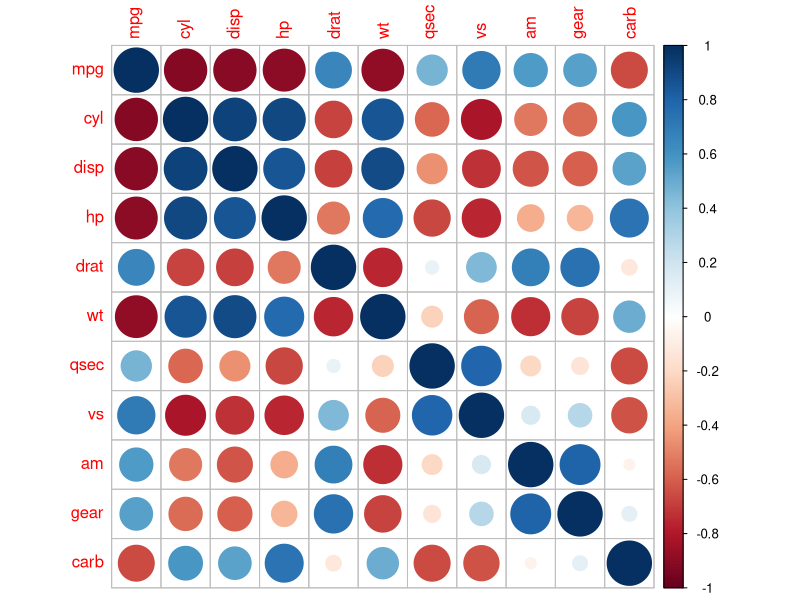
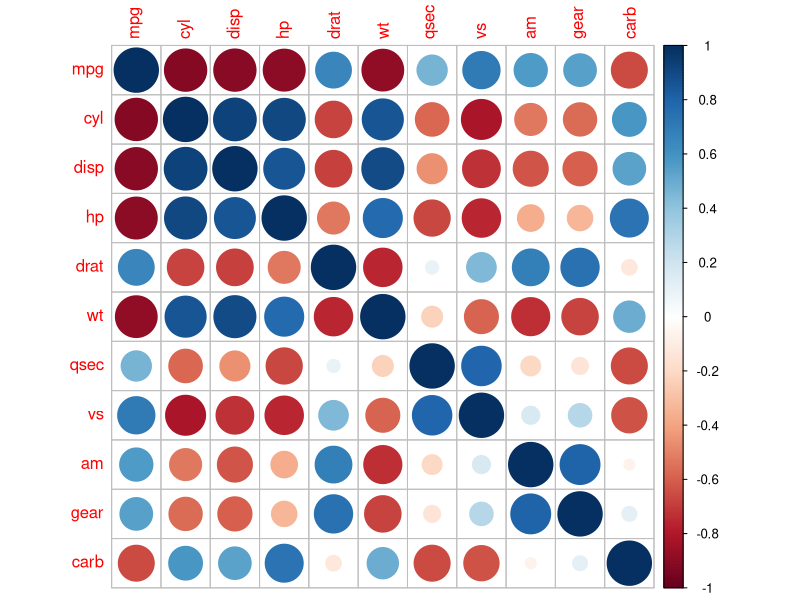
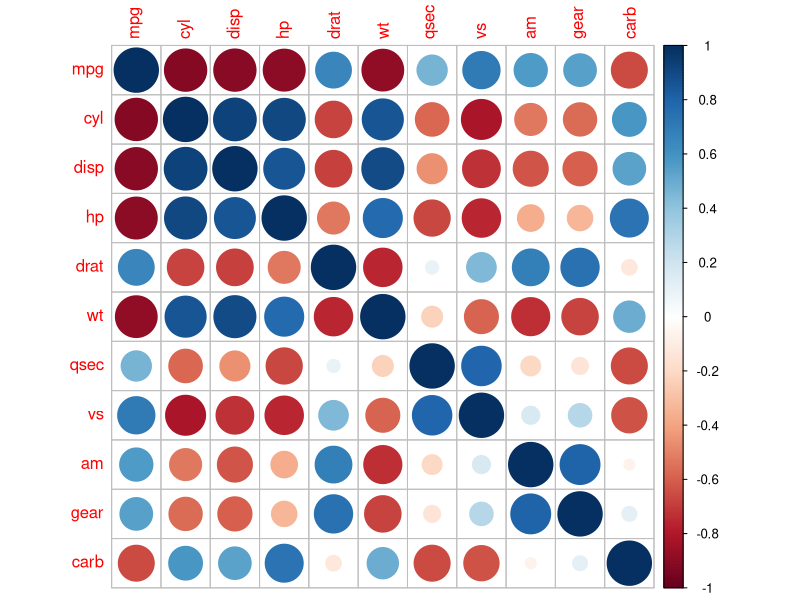

These charts were generated, in order, by the following R code:
## ---- chunk 1
knitr::opts_chunk$set(message = FALSE, warning = FALSE)
## ---- chunk 2
data(mtcars)
head(mtcars)
## ---- chunk 3
library(tibble)
as_tibble(mtcars)
## ---- chunk 4
class(as_tibble(mtcars))
## ---- chunk 5
# convert data frame with rownames (mtcars) to tibble
as_tibble(rownames_to_column(mtcars, var = 'model'))

# convert tibble to data frame with rownames
mtcars.tbl <- as_tibble(rownames_to_column(mtcars, var = 'model'))
head(column_to_rownames(mtcars.tbl, var = 'model'))
## ---- chunk 6
mtcars.tbl <- mtcars %>%
    rownames_to_column(var = 'model') %>%
    as_tibble()
## ---- chunk 7
cor.mat <- cor(mtcars, method = 'spearman')

cor.mat <- mtcars %>%
    cor(method = 'spearman')
## ---- chunk 8
library(corrplot)

# nested function calls
cor.plot <- corrplot(cor(mtcars, method = 'spearman'))

# intermediate variable stored
cor.mat <- cor(mtcars, method = 'spearman')
cor.plot <- corrplot(cor.mat)

cor.plot <- mtcars %>%
    cor(method = 'spearman') %>%
    corrplot()
